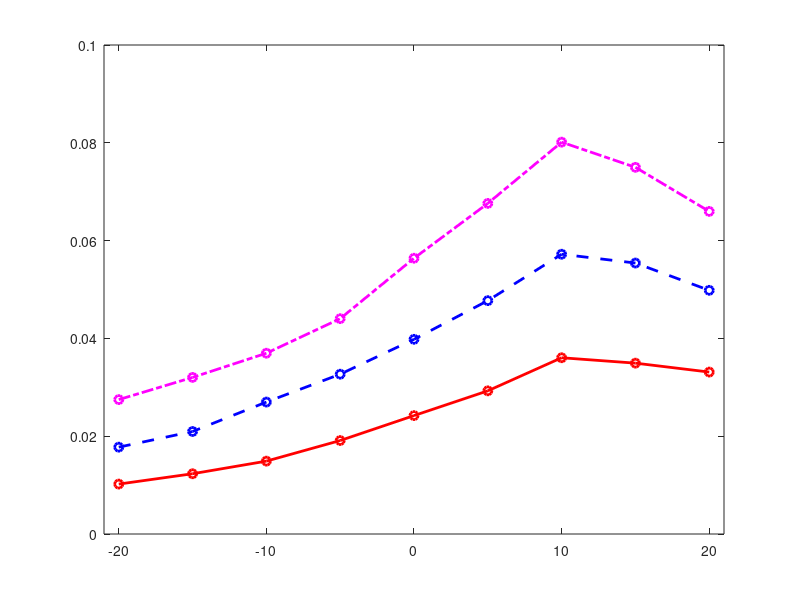

This chart was generated by the following MATLAB code: (Note: this script raises an error after producing the figure.)
load('fig_defl_data.mat');
data = fig_defl_data;

% figure('Position',[390 260 920 480]);
% subplot(1,2,1);
figure();
head = pi/4;

Vc = 0.5;
plot(data(data(:,1) + data(:,3) == head + Vc,2),data(data(:,1) + data(:,3) == head + Vc,5),'r-o','LineWidth',2);
hold on;

Vc = 0.75;
plot(data(data(:,1) + data(:,3) == head + Vc,2),data(data(:,1) + data(:,3) == head + Vc,5),'b--o','LineWidth',2);

Vc = 1.0;
plot(data(data(:,1) + data(:,3) == head + Vc,2),data(data(:,1) + data(:,3) == head + Vc,5),'m-.o','LineWidth',2);

xlim([-21 21]);
ylim([0 0.1]);
% title('\psi = \pi/4');

str = {'$$ \dot{X}_C = 0.50 \pm 5 \% $$', '$$ \dot{X}_C = 0.75 \pm 5 \% $$', '$$ \dot{X}_C = 1.0 \pm 5 \% $$'};
legend(str, 'Interpreter','latex', 'Location','NW')

label_tilt =sprintf('Inclination (%c)', char(176));
xlabel(label_tilt);
ylabel('\delta_{init} (m)');
set(gca,'FontSize',12);
% %------------------------------------------------------------------------%

figure()
% subplot(1,2,2);
head = 0;

Vc = 0.5;
plot(data(data(:,1) + data(:,3) == head + Vc,2),data(data(:,1) + data(:,3) == head + Vc,5),'r-o','LineWidth',2);
hold on;

Vc = 0.75;
plot(data(data(:,1) + data(:,3) == head + Vc,2),data(data(:,1) + data(:,3) == head + Vc,5),'b--o','LineWidth',2);

Vc = 1.0;
plot(data(data(:,1) + data(:,3) == head + Vc,2),data(data(:,1) + data(:,3) == head + Vc,5),'m-.o','LineWidth',2);

xlim([-21 21]);
ylim([0 0.1]);
% title('\psi = 0');

str = {'$$ \dot{X}_C = 0.50 \pm 5 \% $$', '$$ \dot{X}_C = 0.75 \pm 5 \% $$', '$$ \dot{X}_C = 1.0 \pm 5 \% $$'};
legend(str, 'Interpreter','latex', 'Location','NW')

label_tilt =sprintf('Inclination (%c)', char(176));
xlabel(label_tilt);
ylabel('\delta_{init} (m)');
set(gca,'FontSize',12);


% figure('Position',[680 120 560 850])
% 
% subplot(3,1,1)
% plot_title = sprintf('\\bfv\\rm_{CX} = 0.5 m/s');
% title(plot_title);
% 
% subplot(3,1,2)
% plot_title = sprintf('\\bfv\\rm_{CX} = 0.75 m/s');
% title(plot_title);
% 
% subplot(3,1,3)
% plot_title = sprintf('\\bfv\\rm_{CX} = 1.0 m/s');
% title(plot_title);
% 
% 
% 
% suptitle('\psi = \pi/4');
% 
% %------------------------------------------------------------------------%
% figure('Position',[680+560 120 560 850])
% 
% subplot(3,1,1)
% plot_title = sprintf('\\bfv\\rm_{CX} = 0.5 m/s');
% title(plot_title);
% 
% subplot(3,1,2)
% plot_title = sprintf('\\bfv\\rm_{CX} = 0.75 m/s');
% title(plot_title);
% 
% subplot(3,1,3)
% plot_title = sprintf('\\bfv\\rm_{CX} = 1.0 m/s');
% title(plot_title);
% 
% 
% 
% suptitle('\psi = 0');
